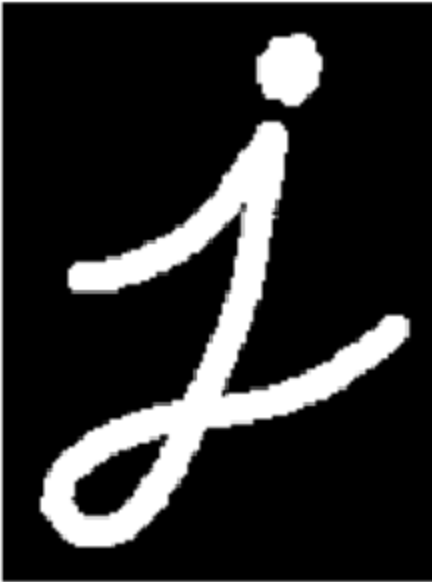
#> input picture pictures_here/img_mani.jpg, 432 x 582 px, found by its file name
$ python img_mani.py
#> lines starting #> are read from the running program, lines starting #| are printed output that depends on the picture
# 形态学操作
import cv2 as cv
import matplotlib.pyplot as plt
import numpy as np

# 连通性
# 4邻域：(x+1,y),(x-1,y),(x,y-1),(x,y+1)
# D邻域：(x+1,y+1),(x+1,y-1),(x-1,y+1),(x-1,y-1)
# 8邻域：上面两个之和
# 4连通：在4领域内
# 8连通：在8邻域内
# m连通：q在p的4领域中，或是在p的D邻域中但两者4领域交集为空

# 腐蚀和膨胀
# 针对二维图像的高亮部分而言
# 用核结构进行扫描，腐蚀是一旦有0全为0结构，膨胀是一旦有1全为1

img = cv.imread("C:/Users/hmtga/Documents/open_cv/opencv_self_learning/pictures_here/img_mani.jpg")
#> img is the input picture: shape (582, 432, 3); min 0, max 255, mean 41.9
# 核结构
kernel = np.ones((5,5), np.uint8)
# 图像腐蚀和膨胀
img_erosion = cv.erode(img, kernel)
img_dilate = cv.dilate(img, kernel)
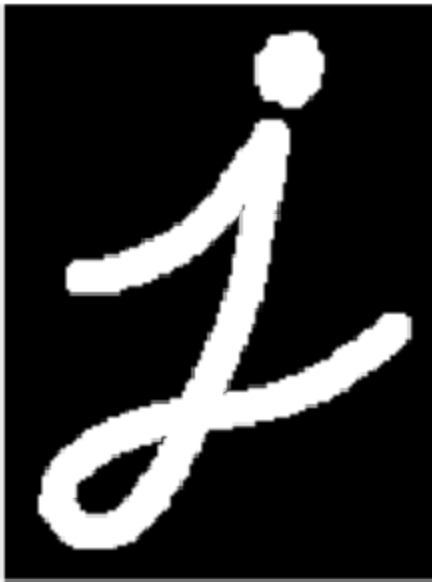
#> img_dilate: shape (582, 432, 3); min 0, max 255, mean 50.3

fig, axes = plt.subplots(nrows=1, ncols=3, figsize=(10,8), dpi=100)
axes[0].imshow(img)
axes[1].imshow(img_erosion)
axes[2].imshow(img_dilate)
# plt.show()


# 开运算
# 先腐蚀后膨胀，消除噪点
# 闭运算
# 先膨胀后腐蚀，消除闭合物体中的孔洞

img_1 = cv.imread("C:/Users/hmtga/Documents/open_cv/opencv_self_learning/pictures_here/open.jpg")
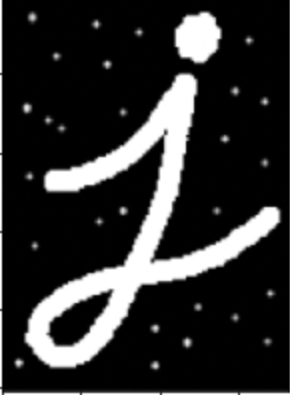
#> input picture pictures_here/open.jpg, 290 x 395 px, found by its file name
#> img_1 is the input picture: shape (395, 290, 3); mean B, G, R 46.1, 46.1, 46.1
img_2 = cv.imread("C:/Users/hmtga/Documents/open_cv/opencv_self_learning/pictures_here/close.jpg")
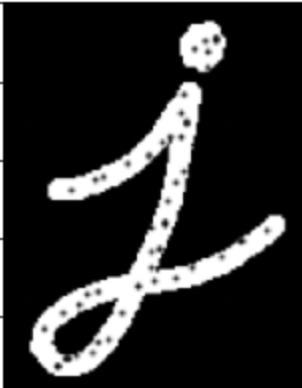
#> input picture pictures_here/close.jpg, 302 x 388 px, found by its file name
#> img_2 is the input picture: shape (388, 302, 3); mean B, G, R 41.6, 41.6, 41.6
kernel_1 = np.ones((10,10), np.uint8)

# 进行开闭运算
cvOpen = cv.morphologyEx(img_1, cv.MORPH_OPEN, kernel_1)
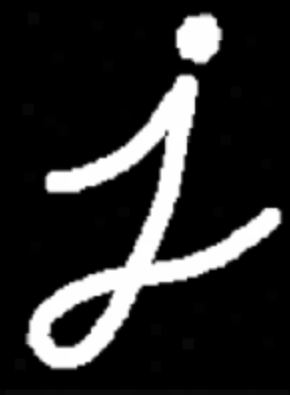
#> cvOpen: shape (395, 290, 3); mean B, G, R 40.9, 40.9, 40.9
cvClose = cv.morphologyEx(img_2, cv.MORPH_CLOSE, kernel_1)
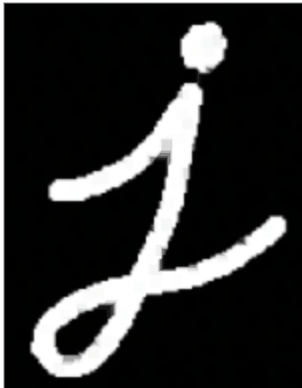
#> cvClose: shape (388, 302, 3); mean B, G, R 45.9, 45.8, 45.8
fig_1, axes_1 = plt.subplots(nrows=2, ncols=2, figsize=(10,8))
axes_1[0,0].imshow(img_1)
axes_1[0,1].imshow(cvOpen)
axes_1[1,0].imshow(img_2)
axes_1[1,1].imshow(cvClose)
# plt.show()


# 礼帽运算和黑帽运算
# 礼帽运算用来进行背景提取，黑猫运算用来分离暗一些的斑块
img_open = cv.morphologyEx(img_1, cv.MORPH_TOPHAT, kernel_1)  # 礼帽运算
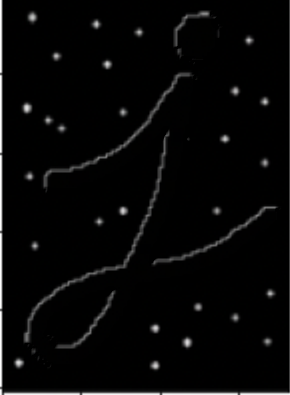
#> img_open: shape (395, 290, 3); mean B, G, R 7.4, 7.4, 7.4
img_close = cv.morphologyEx(img_2, cv.MORPH_BLACKHAT, kernel_1)  # 黑帽运算
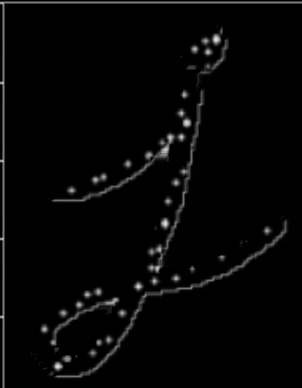
#> img_close: shape (388, 302, 3); mean B, G, R 6.3, 6.3, 6.2

fig_2, axes_2 = plt.subplots(nrows=2, ncols=2, figsize=(10,8))
axes_2[0,0].imshow(img_1)
axes_2[0,1].imshow(img_open)
axes_2[1,0].imshow(img_2)
axes_2[1,1].imshow(img_close)
plt.show()
#> figure, not shown here; B, G, R data is drawn as R, G, B
#> figure, not shown here; B, G, R data is drawn as R, G, B
